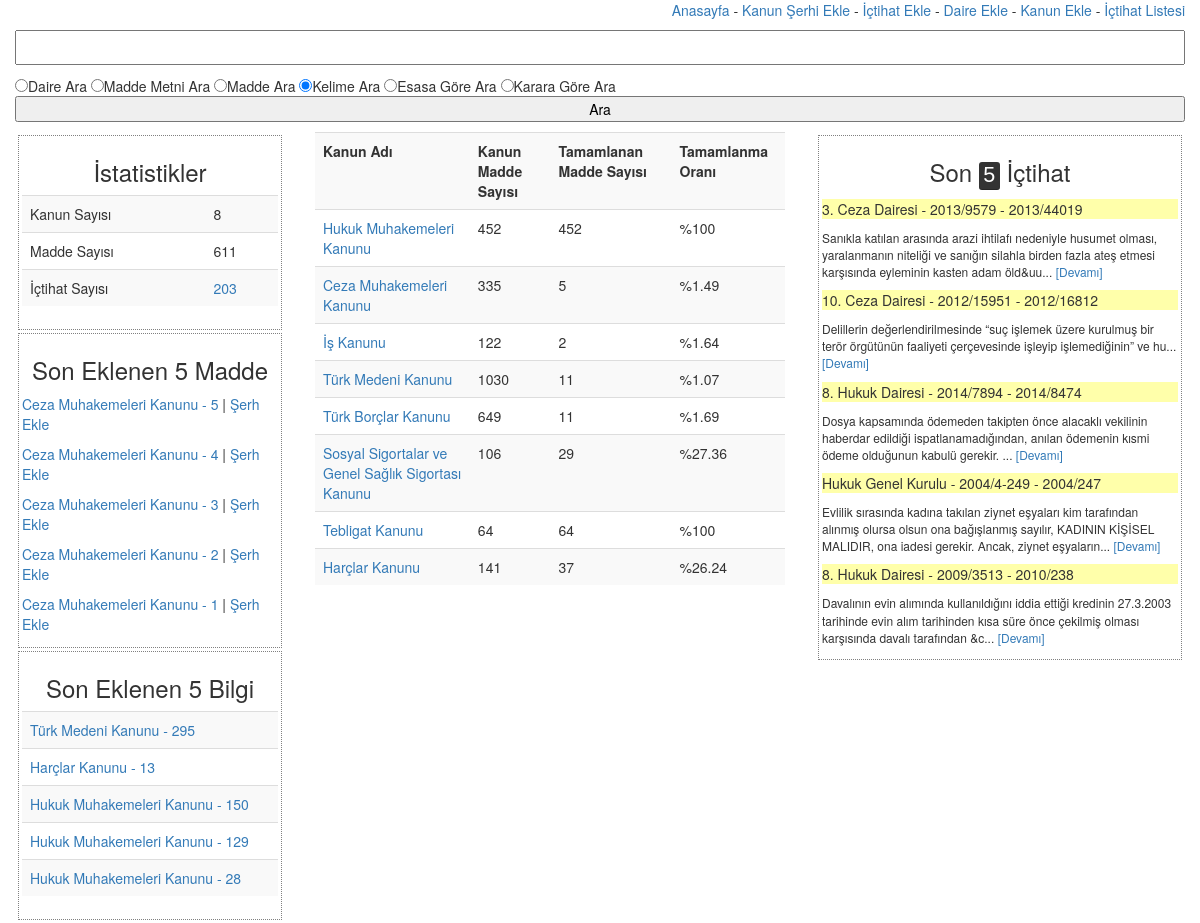
The page /index11.php on the database its author committed.
### tables this page shows
CREATE TABLE IF NOT EXISTS `kanun` (
  `id` int(11) NOT NULL AUTO_INCREMENT,
  `kanunadi` varchar(255) NOT NULL,
  `kanunno` int(11) NOT NULL,
  `maddeno` int(11) NOT NULL,
  `madde` text NOT NULL,
  `ilgiliserh` varchar(255) NOT NULL,
  `bilgibaslik` varchar(255) NOT NULL,
  PRIMARY KEY (`id`),
  KEY `ilgiliserh` (`ilgiliserh`),
  KEY `maddeno` (`maddeno`),
  KEY `kanunadi` (`kanunadi`),
  KEY `kanunno` (`kanunno`),
  KEY `bilgibaslik` (`bilgibaslik`),
  FULLTEXT KEY `ilgiliserh_2` (`ilgiliserh`)
);

CREATE TABLE IF NOT EXISTS `bilgitbl` (
  `id` int(11) NOT NULL AUTO_INCREMENT,
  `bilgibaslik` varchar(255) NOT NULL,
  `bilgi` text NOT NULL,
  PRIMARY KEY (`id`),
  KEY `bilgibaslik` (`bilgibaslik`)
);

CREATE TABLE IF NOT EXISTS `kanunlar` (
  `id` int(11) NOT NULL AUTO_INCREMENT,
  `kanunadi` varchar(255) NOT NULL,
  `kanunno` int(11) NOT NULL,
  `maddesayisi` int(11) NOT NULL,
  PRIMARY KEY (`id`),
  KEY `kanunadi` (`kanunadi`),
  KEY `kanunno` (`kanunno`)
);

CREATE TABLE IF NOT EXISTS `serh` (
  `id` int(11) NOT NULL AUTO_INCREMENT,
  `daire` varchar(255) NOT NULL,
  `esasno` varchar(100) NOT NULL,
  `kararno` varchar(100) NOT NULL,
  `ozet` text NOT NULL,
  `serh` longtext NOT NULL,
  `ilgili` varchar(255) NOT NULL,
  PRIMARY KEY (`id`),
  KEY `ilgili` (`ilgili`),
  KEY `daire` (`daire`)
);

### index11.php (the view, shortened to what this page needs)
<?php include('baglan.php');
	include('fonk.php'); ?>
<!DOCTYPE html PUBLIC "-//W3C//DTD XHTML 1.0 Transitional//EN" "http://www.w3.org/TR/xhtml1/DTD/xhtml1-transitional.dtd">
<html xmlns="http://www.w3.org/1999/xhtml" xml:lang="en">
<head>
	<link rel="stylesheet" type="text/css" href="css/bootstrap.min.css">
	<link rel="stylesheet" href="css/ozel.css" />
</head>
<body>
<div style="text-align:right; list-style:none;" class="col-md-12">
	<?php include('menu.php'); ?>
</div>
<div class="col-md-12">
<form action="" method="POST">
	<p><input name="veri" type="text" /></p>
	<input type="radio" name="ara" value="daireara">Daire Ara
	<input type="radio" name="ara" value="maddeara">Madde Metni Ara
	<input type="radio" name="ara" value="maddeyiara">Madde Ara
	<input type="radio" name="ara" value="kelimeara" checked="checked">Kelime Ara
	<input type="radio" name="ara" value="esasagoreara">Esasa Göre Ara
	<input type="radio" name="ara" value="kararagoreara">Karara Göre Ara
	<p><input type="submit" value="Ara" /></p>
</form>
</div>
<div class="col-md-3">
	<div class="kutum">
		<h3 style="text-align:center">İstatistikler</h3>
		<table class="table table-striped">
		<?php
			$kanunst1 = mysqli_query($baglan, "select * from kanunlar");
			$kanunst = mysqli_num_rows($kanunst1);
			$maddest1 = mysqli_query($baglan, "select * from kanun");
			$maddest = mysqli_num_rows($maddest1);
			$serhst1 = mysqli_query($baglan, "select * from serh");
			$serhst = mysqli_num_rows($serhst1);
		?>
			<tr>
				<td>Kanun Sayısı</td>
				<td><?php echo $kanunst; ?></td>
			</tr>
			<tr>
				<td>Madde Sayısı</td>
				<td><?php echo $maddest; ?></td>
			</tr>
			<tr>
				<td>İçtihat Sayısı</td>
				<td><?php echo "<a href='icgoster.php'> $serhst </a>"; ?></td>
			</tr>
		</table>
	</div>
	<div class="kutum">
		<h3 style="text-align:center">Son Eklenen 5 Madde</h3>
		<?php
			$sonmaddeler = mysqli_query($baglan, "select * from kanun order by id desc limit 0,5");
			while ($son5madde = mysqli_fetch_array($sonmaddeler)) {
				extract($son5madde);
				$temizmadde = substr(strip_tags($madde),0,200);
				echo "<p><a title='$temizmadde ...devamı için tıklayın' href='tekanungoster.php?ilgili=$ilgiliserh'> $ilgiliserh </a>|<span><a href='icekle.php?ilgili=$ilgiliserh'> Şerh Ekle</a></span> </p>";
			}
		 ?>
	</div>
	<div class="kutum">
		<h3 style="text-align:center">Son Eklenen 5 Bilgi</h3>
		<table class="table table-striped">
		<?php
			$bilgigetir = mysqli_query($baglan, "select * from bilgitbl order by id desc limit 0,5");
			while ($bilgi = mysqli_fetch_array($bilgigetir)) {
				extract($bilgi);
				echo "<tr><td><a href='bilgigoster.php?ilgili=$bilgibaslik'>$bilgibaslik</a></td></tr>";
			}
		 ?>
		</table>
	</div>
</div>
<div class="col-md-5">
<?php
	if (!$_POST) {
 ?>
	<?php include('stat.php'); ?>
	<?php }; ?>
</div>
<div class="col-md-4">
	<div class="kutum">
		<h3 style="text-align:center">Son <kbd>5</kbd> İçtihat</h3>
		<?php
			$son10 = mysqli_query($baglan, "select * from serh order by id desc limit 0,5");
			while ($son10getir = mysqli_fetch_array($son10)) {
				extract($son10getir);
				echo "<p style='background-color:#FFFFAA'>$daire - $esasno - $kararno</p>";
				echo "<p style='font-size:12px;'>" . substr(strip_tags($ozet),0,200) . "... <a href='serhgoster.php?id=$id'>[Devamı]</a></p>";
			}
		 ?>
	</div>
</div>
</body>
</html>

### stat.php (shortened to what this page needs)
<!DOCTYPE html PUBLIC "-//W3C//DTD XHTML 1.0 Transitional//EN" "http://www.w3.org/TR/xhtml1/DTD/xhtml1-transitional.dtd">
<html xmlns="http://www.w3.org/1999/xhtml" xml:lang="en">
<head>
	<link rel="stylesheet" href="css/bootstrap.min.css" />
</head>
<body>
<table class="table table-striped">
	<?php
	include('baglan.php');
	$kanunlardan = mysqli_query($baglan, "select * from kanunlar");
			echo "<tr>
			<td><b>Kanun Adı </b></td>
			<td><b>Kanun Madde Sayısı</b> </td>
			<td><b>Tamamlanan Madde Sayısı</b> </td>
			<td><b>Tamamlanma Oranı</b></td>
		</tr>
		";
	while ($kanunlar = mysqli_fetch_array($kanunlardan)) {
		extract($kanunlar);
		$kanundan = mysqli_query($baglan, "select * from kanun where kanunadi = '$kanunadi'");
		$saybakim = mysqli_num_rows($kanundan);
		echo "<tr>
				<td><a href='kanungoster.php?kanun=$kanunadi&no=$kanunno'>$kanunadi</a></td>
				<td>$maddesayisi</td>
				<td>$saybakim </td>
				<td>%". @$oran = round($saybakim/$maddesayisi*100,2)."</td>
		</tr>";
	}
 ?>
</table>
</body>
</html>

### css/ozel.css (style rules this page uses)
body { font-family: Raleway; }
body { list-style: none; }
.kutum { border-style: dotted; border-width: 1px; border-color: gray; margin:3px; padding:3px; }
input[type="text"] { width:100%; padding-left: 10px; height: 35px; }
input[type="submit"] { width: 100%; color:#000; }

### rows shown on the page
kanun: ilgiliserh "Ceza Muhakemeleri Kanunu - 5"
kanun: ilgiliserh "Ceza Muhakemeleri Kanunu - 4"
kanun: ilgiliserh "Ceza Muhakemeleri Kanunu - 3"
kanun: ilgiliserh "Ceza Muhakemeleri Kanunu - 2"
kanun: ilgiliserh "Ceza Muhakemeleri Kanunu - 1"
bilgitbl: bilgibaslik "Türk Medeni Kanunu - 295"
bilgitbl: bilgibaslik "Harçlar Kanunu - 13"
bilgitbl: bilgibaslik "Hukuk Muhakemeleri Kanunu - 150"
bilgitbl: bilgibaslik "Hukuk Muhakemeleri Kanunu - 129"
bilgitbl: bilgibaslik "Hukuk Muhakemeleri Kanunu - 28"
kanunlar: kanunadi "Hukuk Muhakemeleri Kanunu", maddesayisi "452", saybakim "452", $saybakim/$maddesayisi*100 "100"
kanunlar: kanunadi "Ceza Muhakemeleri Kanunu", maddesayisi "335", saybakim "5", $saybakim/$maddesayisi*100 "1.49"
kanunlar: kanunadi "İş Kanunu", maddesayisi "122", saybakim "2", $saybakim/$maddesayisi*100 "1.64"
kanunlar: kanunadi "Türk Medeni Kanunu", maddesayisi "1030", saybakim "11", $saybakim/$maddesayisi*100 "1.07"
kanunlar: kanunadi "Türk Borçlar Kanunu", maddesayisi "649", saybakim "11", $saybakim/$maddesayisi*100 "1.69"
kanunlar: kanunadi "Sosyal Sigortalar ve Genel Sağlık Sigortası Kanunu", maddesayisi "106", saybakim "29", $saybakim/$maddesayisi*100 "27.36"
kanunlar: kanunadi "Tebligat Kanunu", maddesayisi "64", saybakim "64", $saybakim/$maddesayisi*100 "100"
kanunlar: kanunadi "Harçlar Kanunu", maddesayisi "141", saybakim "37", $saybakim/$maddesayisi*100 "26.24"
serh: daire "3. Ceza Dairesi", esasno "2013/9579", kararno "2013/44019", ozet "Sanıkla katılan arasında arazi ihtilafı nedeniyle husumet olması, yaralanmanın niteliği ve sanığın silahla birden fazla ateş etmesi karşısında eyleminin kasten adam öld&uu"
serh: daire "10. Ceza Dairesi", esasno "2012/15951", kararno "2012/16812", ozet "Delillerin değerlendirilmesinde “suç işlemek üzere kurulmuş bir terör örgütünün faaliyeti çerçevesinde işleyip işlemediğinin” ve hu"
serh: daire "8. Hukuk Dairesi", esasno "2014/7894", kararno "2014/8474", ozet "Dosya kapsamında ödemeden takipten önce alacaklı vekilinin haberdar edildiği ispatlanamadığından, anılan ödemenin kısmi ödeme olduğunun kabulü gerekir."
serh: daire "Hukuk Genel Kurulu", esasno "2004/4-249", kararno "2004/247", ozet "Evlilik sırasında kadına takılan ziynet eşyaları kim tarafından alınmış olursa olsun ona bağışlanmış sayılır, KADININ KİŞİSEL MALIDIR, ona iadesi gerekir. Ancak, ziynet eşyaların"
serh: daire "8. Hukuk Dairesi", esasno "2009/3513", kararno "2010/238", ozet "Davalının evin alımında kullanıldığını iddia ettiği kredinin 27.3.2003 tarihinde evin alım tarihinden kısa süre önce çekilmiş olması karşısında davalı tarafından &c"

### other values the page prints
$kanunst "8"
$maddest "611"
$serhst "203"
